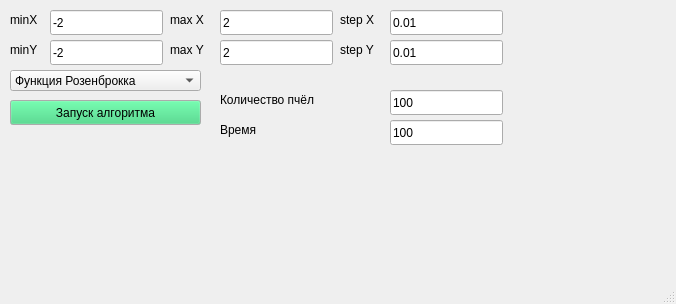
<?xml version="1.0" encoding="UTF-8"?>
<ui version="4.0">
 <class>MainWindow</class>
 <widget class="QMainWindow" name="MainWindow">
  <property name="geometry">
   <rect>
    <x>0</x>
    <y>0</y>
    <width>676</width>
    <height>304</height>
   </rect>
  </property>
  <property name="windowTitle">
   <string>Пчёлы</string>
  </property>
  <widget class="QWidget" name="centralwidget">
   <widget class="QLineEdit" name="x_min">
    <property name="geometry">
     <rect>
      <x>50</x>
      <y>10</y>
      <width>113</width>
      <height>25</height>
     </rect>
    </property>
    <property name="text">
     <string>-2</string>
    </property>
   </widget>
   <widget class="QLineEdit" name="y_min">
    <property name="geometry">
     <rect>
      <x>50</x>
      <y>40</y>
      <width>113</width>
      <height>25</height>
     </rect>
    </property>
    <property name="text">
     <string>-2</string>
    </property>
   </widget>
   <widget class="QLabel" name="label">
    <property name="geometry">
     <rect>
      <x>10</x>
      <y>10</y>
      <width>41</width>
      <height>20</height>
     </rect>
    </property>
    <property name="text">
     <string>minX</string>
    </property>
   </widget>
   <widget class="QLabel" name="label_2">
    <property name="geometry">
     <rect>
      <x>10</x>
      <y>40</y>
      <width>41</width>
      <height>20</height>
     </rect>
    </property>
    <property name="text">
     <string>minY</string>
    </property>
   </widget>
   <widget class="QComboBox" name="comboBox_Function">
    <property name="geometry">
     <rect>
      <x>10</x>
      <y>70</y>
      <width>191</width>
      <height>21</height>
     </rect>
    </property>
    <item>
     <property name="text">
      <string>Функция Розенброкка</string>
     </property>
    </item>
    <item>
     <property name="text">
      <string>Функция Химмельблау</string>
     </property>
    </item>
    <item>
     <property name="text">
      <string>Функция Экли</string>
     </property>
    </item>
    <item>
     <property name="text">
      <string>Функция Изома</string>
     </property>
    </item>
    <item>
     <property name="text">
      <string>Функция Хольдера</string>
     </property>
    </item>
   </widget>
   <widget class="QPushButton" name="pushButton">
    <property name="geometry">
     <rect>
      <x>10</x>
      <y>100</y>
      <width>191</width>
      <height>25</height>
     </rect>
    </property>
    <property name="palette">
     <palette>
      <active>
       <colorrole role="WindowText">
        <brush brushstyle="SolidPattern">
         <color alpha="255">
          <red>0</red>
          <green>0</green>
          <blue>0</blue>
         </color>
        </brush>
       </colorrole>
       <colorrole role="Button">
        <brush brushstyle="SolidPattern">
         <color alpha="255">
          <red>51</red>
          <green>209</green>
          <blue>122</blue>
         </color>
        </brush>
       </colorrole>
      </active>
      <inactive>
       <colorrole role="WindowText">
        <brush brushstyle="SolidPattern">
         <color alpha="255">
          <red>0</red>
          <green>0</green>
          <blue>0</blue>
         </color>
        </brush>
       </colorrole>
       <colorrole role="Button">
        <brush brushstyle="SolidPattern">
         <color alpha="255">
          <red>51</red>
          <green>209</green>
          <blue>122</blue>
         </color>
        </brush>
       </colorrole>
      </inactive>
      <disabled>
       <colorrole role="WindowText">
        <brush brushstyle="SolidPattern">
         <color alpha="255">
          <red>190</red>
          <green>190</green>
          <blue>190</blue>
         </color>
        </brush>
       </colorrole>
       <colorrole role="Button">
        <brush brushstyle="SolidPattern">
         <color alpha="255">
          <red>51</red>
          <green>209</green>
          <blue>122</blue>
         </color>
        </brush>
       </colorrole>
      </disabled>
     </palette>
    </property>
    <property name="text">
     <string>Запуск алгоритма</string>
    </property>
   </widget>
   <widget class="QLineEdit" name="number_of_bees">
    <property name="geometry">
     <rect>
      <x>390</x>
      <y>90</y>
      <width>113</width>
      <height>25</height>
     </rect>
    </property>
    <property name="text">
     <string>100</string>
    </property>
   </widget>
   <widget class="QLineEdit" name="time">
    <property name="geometry">
     <rect>
      <x>390</x>
      <y>120</y>
      <width>113</width>
      <height>25</height>
     </rect>
    </property>
    <property name="text">
     <string>100</string>
    </property>
   </widget>
   <widget class="QLabel" name="label_4">
    <property name="geometry">
     <rect>
      <x>220</x>
      <y>90</y>
      <width>141</width>
      <height>20</height>
     </rect>
    </property>
    <property name="text">
     <string>Количество пчёл</string>
    </property>
   </widget>
   <widget class="QLabel" name="label_6">
    <property name="geometry">
     <rect>
      <x>220</x>
      <y>120</y>
      <width>161</width>
      <height>20</height>
     </rect>
    </property>
    <property name="text">
     <string>Время</string>
    </property>
   </widget>
   <widget class="QLineEdit" name="y_max">
    <property name="geometry">
     <rect>
      <x>220</x>
      <y>40</y>
      <width>113</width>
      <height>25</height>
     </rect>
    </property>
    <property name="text">
     <string>2</string>
    </property>
   </widget>
   <widget class="QLineEdit" name="x_max">
    <property name="geometry">
     <rect>
      <x>220</x>
      <y>10</y>
      <width>113</width>
      <height>25</height>
     </rect>
    </property>
    <property name="text">
     <string>2</string>
    </property>
   </widget>
   <widget class="QLabel" name="label_3">
    <property name="geometry">
     <rect>
      <x>170</x>
      <y>10</y>
      <width>51</width>
      <height>20</height>
     </rect>
    </property>
    <property name="text">
     <string>max X</string>
    </property>
   </widget>
   <widget class="QLabel" name="label_7">
    <property name="geometry">
     <rect>
      <x>170</x>
      <y>40</y>
      <width>51</width>
      <height>20</height>
     </rect>
    </property>
    <property name="text">
     <string>max Y</string>
    </property>
   </widget>
   <widget class="QLineEdit" name="y_step">
    <property name="geometry">
     <rect>
      <x>390</x>
      <y>40</y>
      <width>113</width>
      <height>25</height>
     </rect>
    </property>
    <property name="text">
     <string>0.01</string>
    </property>
   </widget>
   <widget class="QLineEdit" name="x_step">
    <property name="geometry">
     <rect>
      <x>390</x>
      <y>10</y>
      <width>113</width>
      <height>25</height>
     </rect>
    </property>
    <property name="text">
     <string>0.01</string>
    </property>
   </widget>
   <widget class="QLabel" name="label_8">
    <property name="geometry">
     <rect>
      <x>340</x>
      <y>10</y>
      <width>51</width>
      <height>20</height>
     </rect>
    </property>
    <property name="text">
     <string>step X</string>
    </property>
   </widget>
   <widget class="QLabel" name="label_9">
    <property name="geometry">
     <rect>
      <x>340</x>
      <y>40</y>
      <width>51</width>
      <height>20</height>
     </rect>
    </property>
    <property name="text">
     <string>step Y</string>
    </property>
   </widget>
  </widget>
  <widget class="QMenuBar" name="menubar">
   <property name="geometry">
    <rect>
     <x>0</x>
     <y>0</y>
     <width>676</width>
     <height>22</height>
    </rect>
   </property>
  </widget>
  <widget class="QStatusBar" name="statusbar"/>
 </widget>
 <tabstops>
  <tabstop>x_min</tabstop>
  <tabstop>x_max</tabstop>
  <tabstop>x_step</tabstop>
  <tabstop>y_min</tabstop>
  <tabstop>y_max</tabstop>
  <tabstop>y_step</tabstop>
  <tabstop>number_of_bees</tabstop>
  <tabstop>time</tabstop>
  <tabstop>comboBox_Function</tabstop>
  <tabstop>pushButton</tabstop>
 </tabstops>
 <resources/>
 <connections/>
</ui>
